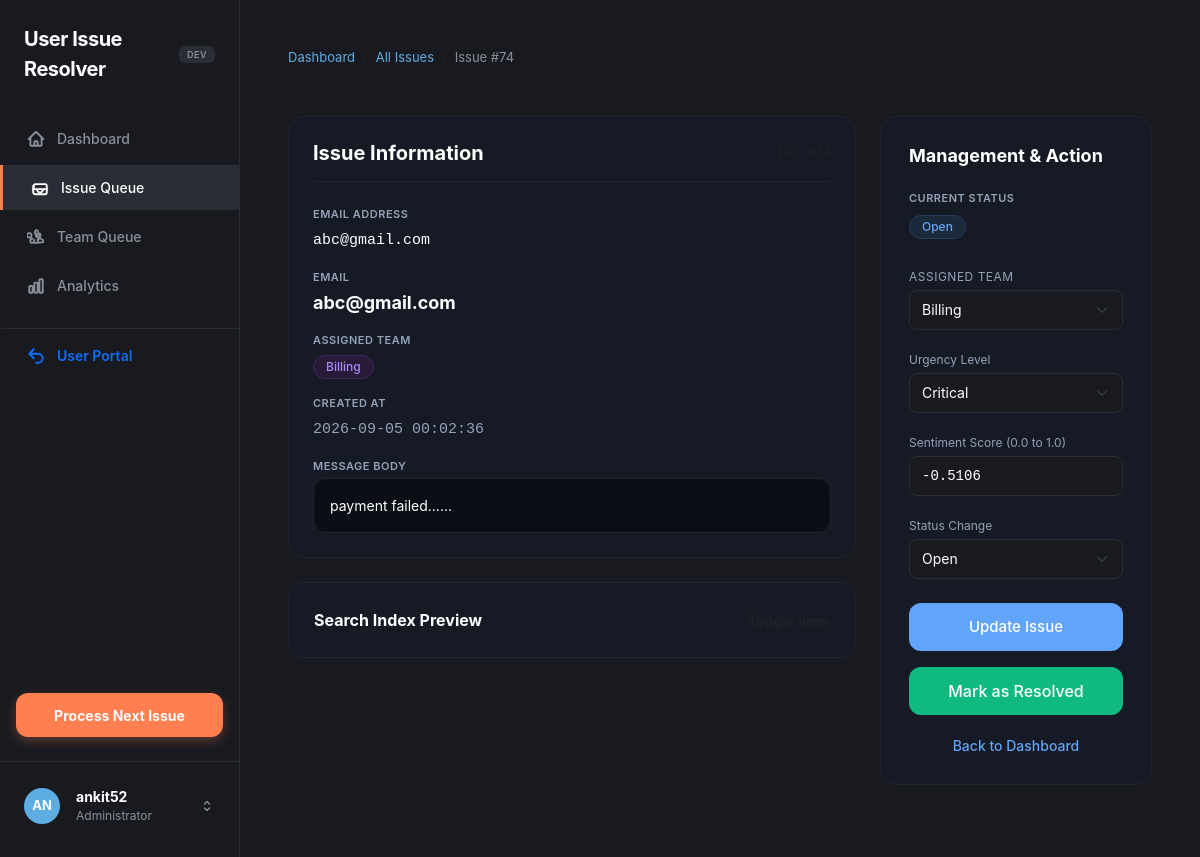
The page /developer/issue/74/ (signed in) on the database its author committed.
### issues/models.py (models this page shows, shortened)
class Issue(models.Model):
    STATUS_CHOICES = [
        ('Open', 'Open'),
        ('Resolved', 'Resolved'),
        ('Escalated', 'Escalated'),
    ]
    customer_email = models.EmailField()
    subject = models.CharField(max_length=255, default='No Subject')
    body = models.TextField()
    raw_text = models.TextField(blank=True, default='')
    urgency_score = models.IntegerField(default=0, blank=True, null=True)
    urgency_level = models.CharField(
        max_length=20,
        choices=[
            ('Critical', 'Critical'),
            ('High', 'High'),
            ('Medium', 'Medium'),
            ('Low', 'Low'),
        ],
        default='Low',
        blank=True
    )
    sentiment_score = models.FloatField(default=0.0)
    status = models.CharField(max_length=20, choices=STATUS_CHOICES, default='Open')
    TEAM_CHOICES = [
        ('Technical Support', 'Technical Support'),
        ('Billing', 'Billing'),
        ('Security', 'Security'),
        ('General Inquiry', 'General Inquiry'),
    ]
    assigned_team = models.CharField(max_length=50, choices=TEAM_CHOICES, default='General Inquiry', blank=True)
    created_at = models.DateTimeField(auto_now_add=True)
    resolved_at = models.DateTimeField(null=True, blank=True)

### issues/views.py (the view, shortened to what this page needs)
# urls.py: path('developer/issue/<int:id>/', views.issue_detail_view, name='issue_detail'),
@login_required
@never_cache
def issue_detail_view(request, id):
    issue = get_object_or_404(Issue, id=id)
    current_urgency_level = "Medium"
    if issue.urgency_score <= 0.25:
        current_urgency_level = "Low"
    elif issue.urgency_score <= 0.5:
        current_urgency_level = "Medium"
    elif issue.urgency_score <= 0.75:
        current_urgency_level = "High"
    else:
        current_urgency_level = "Critical"
    context = {
        'issue': issue,
        'current_urgency_level': current_urgency_level,
    }
    return render(request, 'issue_detail.html', context)

### templates/issue_detail.html (shortened to what this page needs)
{% extends 'base_developer.html' %}
{% block content %}
<nav aria-label="breadcrumb" class="mb-4">
  <ol class="breadcrumb mb-0" style="font-size: 13px;">
    <li class="breadcrumb-item"><a href="{% url 'developer_dashboard' %}" class="text-decoration-none" style="color: #5DADE2;">Dashboard</a></li>
    <li class="breadcrumb-item"><a href="{% url 'all_issues' %}" class="text-decoration-none" style="color: #5DADE2;">All Issues</a></li>
    <li class="breadcrumb-item active text-white" aria-current="page" style="color: #8B8F99 !important;">Issue #{{ issue.id }}</li>
  </ol>
</nav>
<div class="row g-4 my-2">
  <div class="col-md-8">
    <div class="card apple-card border-0" style="background-color: #151A25; border: 1px solid #1E2530 !important;">
      <div class="d-flex justify-content-between align-items-center mb-4 pb-3 border-bottom border-light" style="border-bottom-color: #1E2530 !important;">
        <h5 class="mb-0 fw-bold" style="font-size: 20px; color: #FFFFFF;">Issue Information</h5>
        <span class="text-muted small data-mono" style="font-size: 13px; color: #94A3B8;">ID: #{{ issue.id }}</span>
      </div>
      <div class="space-y-4 d-flex flex-column gap-3">
        <div>
          <span class="section-label">Email Address</span>
          <span class="section-value data-mono">{{ issue.customer_email }}</span>
        </div>
        <div>
          <span class="section-label">Email</span>
          <span class="section-value fw-bold" style="font-size: 18px; color: #FFFFFF;">{{ issue.customer_email }}</span>
        </div>
        <div>
          <span class="section-label">Assigned Team</span>
          {% if issue.assigned_team == 'Technical Support' %}
            <span class="badge-apple badge-team-tech">Technical Support</span>
          {% elif issue.assigned_team == 'Billing' %}
            <span class="badge-apple badge-team-billing">Billing</span>
          {% elif issue.assigned_team == 'Security' %}
            <span class="badge-apple badge-team-security">Security</span>
          {% else %}
            <span class="badge-apple badge-team-general">General Inquiry</span>
          {% endif %}
        </div>
        <div>
          <span class="section-label">Created At</span>
          <span class="section-value data-mono" style="color: #94A3B8;">{{ issue.created_at|date:"Y-m-d H:i:s" }}</span>
        </div>
        <div>
          <span class="section-label">Message Body</span>
          <div class="p-3 border-0 leading-relaxed" style="background-color: #0B0E14; border: 1px solid #1E2530 !important; border-radius: 12px; font-size: 14px; color: #FFFFFF !important;">
            {{ issue.body }}
          </div>
        </div>
      </div>
    </div>
    <div class="card apple-card border-0 mt-4" style="background-color: #151A25; border: 1px solid #1E2530 !important;">
      <div class="border-0 bg-transparent">
        <button class="btn btn-link text-white fw-bold p-0 text-decoration-none d-flex justify-content-between align-items-center w-100" type="button" data-bs-toggle="collapse" data-bs-target="#searchIndexPreview" aria-expanded="false" aria-controls="searchIndexPreview">
          <span style="font-size: 16px; color: #FFFFFF;">Search Index Preview</span>
          <span class="text-muted small" style="color: #94A3B8;">Toggle view</span>
        </button>
      </div>
    </div>
  </div>
  <div class="col-md-4">
    <div class="card apple-card border-0" style="padding: 28px; background-color: #151A25; border: 1px solid #1E2530 !important;">
      <h5 class="fw-bold mb-4" style="font-size: 18px; color: #FFFFFF;">Management & Action</h5>
      <div class="mb-4">
        <span class="section-label">Current Status</span>
        {% if issue.status == 'Open' %}
          <span class="badge-apple badge-status-open mt-1">Open</span>
        {% elif issue.status == 'Resolved' %}
          <span class="badge-apple badge-status-resolved mt-1">Resolved</span>
        {% elif issue.status == 'Escalated' %}
          <span class="badge-apple badge-status-escalated mt-1">Escalated</span>
        {% endif %}
      </div>
      <form method="POST" action="{% url 'issue_detail' issue.id %}">
        <div class="mb-3">
          <label for="id-assigned-team" class="form-label mb-1" style="font-size: 12px; color: #94A3B8; text-transform: uppercase; letter-spacing: 0.5px;">Assigned Team</label>
          <div class="position-relative">
            <select name="assigned_team" id="id-assigned-team" class="form-select" style="background-color: #0B0E14; border: 1px solid #1E2530; color: white;">
              <option value="Billing" {% if issue.assigned_team == 'Billing' %}selected{% endif %}>Billing</option>
            </select>
          </div>
        </div>
        <div class="mb-3">
          <label for="id-urgency-level" class="form-label mb-1" style="font-size: 12px; color: #94A3B8;">Urgency Level</label>
          <select name="urgency_score" id="id-urgency-level" class="form-select" style="background-color: #0B0E14; border: 1px solid #1E2530; color: white;">
            <option value="Critical" {% if current_urgency_level == "Critical" %}selected{% endif %}>Critical</option>
          </select>
        </div>
        <div class="mb-3">
          <label for="id-sentiment-score" class="form-label mb-1" style="font-size: 12px; color: #94A3B8;">Sentiment Score (0.0 to 1.0)</label>
          <input
            type="number"
            name="sentiment_score"
            id="id-sentiment-score"
            class="form-control data-mono"
            step="0.01"
            min="0.0"
            max="1.0"
            value="{{ issue.sentiment_score|default:'0.50' }}"
            required
            style="background-color: #0B0E14; border: 1px solid #1E2530; color: white;"
          >
        </div>
        <div class="mb-4">
          <label for="id-status-change" class="form-label mb-1" style="font-size: 12px; color: #94A3B8;">Status Change</label>
          <select name="status" id="id-status-change" class="form-select" style="background-color: #0B0E14; border: 1px solid #1E2530; color: white;">
            <option value="Open" {% if issue.status == "Open" %}selected{% endif %}>Open</option>
          </select>
        </div>
        <div class="d-grid gap-3">
          <button type="submit" class="btn btn-update-apple fw-medium">
            Update Issue
          </button>
          <button type="submit" class="btn fw-medium text-white" style="background-color: #10B981; border: none; border-radius: 12px; height: 48px; transition: background-color 0.15s ease;" onmouseover="this.style.backgroundColor='#059669'" onmouseout="this.style.backgroundColor='#10B981'" onclick="document.getElementById('id-status-change').value='Resolved';">
            Mark as Resolved
          </button>
          <a href="{% url 'developer_dashboard' %}" class="text-center back-dashboard-link mt-1">
            Back to Dashboard
          </a>
        </div>
      </form>
    </div>
  </div>
</div>
{% endblock %}

### templates/base_developer.html (shortened to what this page needs)
<!DOCTYPE html>
<html lang="en">
<head>
  <link href="https://cdn.jsdelivr.net/npm/bootstrap@5.3.0/dist/css/bootstrap.min.css" rel="stylesheet">
</head>
<body>
  <aside class="sidebar">
    <div class="d-flex flex-column">
      <div class="sidebar-logo d-flex align-items-center justify-content-between">
        <a href="{% url 'landing' %}" class="sidebar-logo-text">User Issue Resolver</a>
        <span class="badge" style="border-radius: 6px; background-color: #2A2D35 !important; color: #8B8F99 !important; font-size: 9px; font-weight: 600; padding: 4px 8px; text-transform: uppercase; letter-spacing: 0.5px;">Dev</span>
      </div>
      <nav class="d-flex flex-column gap-1">
        <a href="{% url 'developer_dashboard' %}" class="sidebar-link {% if request.resolver_match.url_name == 'developer_dashboard' %}active{% endif %}">
          Dashboard
        </a>
        <a href="{% url 'all_issues' %}" class="sidebar-link {% if request.resolver_match.url_name == 'all_issues' or request.resolver_match.url_name == 'issue_detail' %}active{% endif %}">
          Issue Queue
        </a>
        <a href="{% url 'team_queue' %}" class="sidebar-link {% if request.resolver_match.url_name == 'team_queue' %}active{% endif %}">
          Team Queue
        </a>
        <a href="{% url 'analytics' %}" class="sidebar-link {% if request.resolver_match.url_name == 'analytics' %}active{% endif %}">
          Analytics
        </a>
        <a href="{% url 'user_portal' %}" class="sidebar-link text-primary fw-semibold mt-3 pt-3 border-top" style="border-top-color: var(--apple-border) !important;">
          <svg class="sidebar-icon text-primary" fill="none" stroke="currentColor" stroke-width="2.5" viewBox="0 0 24 24">
            <path stroke-linecap="round" stroke-linejoin="round" d="M9 15L3 9m0 0l6-6M3 9h12a6 6 0 010 12h-3"></path>
          </svg>
          User Portal
        </a>
      </nav>
    </div>
    <div class="mt-auto">
      <div class="px-3 mb-4">
        <a href="{% url 'next_issue' %}" class="btn w-100 d-flex align-items-center justify-content-center fw-bold text-white" style="background-color: #FF7F50; border-radius: 12px; height: 44px; font-size: 14px; box-shadow: 0 4px 12px rgba(255, 127, 80, 0.3); transition: transform 0.2s, box-shadow 0.2s;" onmouseover="this.style.transform='translateY(-1px)'; this.style.boxShadow='0 6px 16px rgba(255, 127, 80, 0.4)';" onmouseout="this.style.transform='translateY(0)'; this.style.boxShadow='0 4px 12px rgba(255, 127, 80, 0.3)';">
          Process Next Issue
        </a>
      </div>
      <div class="px-3 pt-3 border-top position-relative" style="border-top-color: var(--apple-border) !important;">
      <div id="profile-toggle" class="d-flex align-items-center gap-3 px-2 py-2 rounded-2" style="cursor: pointer; transition: background-color 0.15s ease;" onmouseover="this.style.backgroundColor='#2A2D35'" onmouseout="this.style.backgroundColor='transparent'">
        <div class="rounded-circle d-flex align-items-center justify-content-center fw-bold text-white" style="width: 36px; height: 36px; min-width: 36px; font-size: 13px; background-color: #5DADE2; text-transform: uppercase;">
          {{ user.username|slice:":2"|upper }}
        </div>
        <div class="flex-grow-1 min-w-0">
          <div class="fw-bold text-truncate" style="font-size: 14px; color: #FFFFFF;">
            {% if user.get_full_name %}{{ user.get_full_name }}{% else %}{{ user.username }}{% endif %}
          </div>
          <div style="font-size: 12px; color: #8B8F99;">
            {% if user.is_superuser %}Administrator{% else %}Tier 2 Specialist{% endif %}
          </div>
        </div>
        <svg fill="none" stroke="#8B8F99" stroke-width="2" viewBox="0 0 24 24" style="width: 16px; height: 16px; flex-shrink: 0;">
          <path stroke-linecap="round" stroke-linejoin="round" d="M8.25 15L12 18.75 15.75 15m-7.5-6L12 5.25 15.75 9"></path>
        </svg>
      </div>
    </div>
  </aside>
  <div class="main-wrapper">
    <div class="container-fluid px-5 py-4" style="max-width: 1140px; margin: 0 auto;">
      {% block content %}
      {% endblock %}
    </div>
  </div>
</body>
</html>

### rows shown on the page
Issue: id "74", customer_email "abc@gmail.com", created_at "2026-09-05 00:02:36", body "payment failed......", assigned_team "Billing", sentiment_score "-0.5106", status "Open"

### other values the page prints
{{ user.username|slice:":2"|upper }} "AN"
{{ user.username }} "ankit52"
